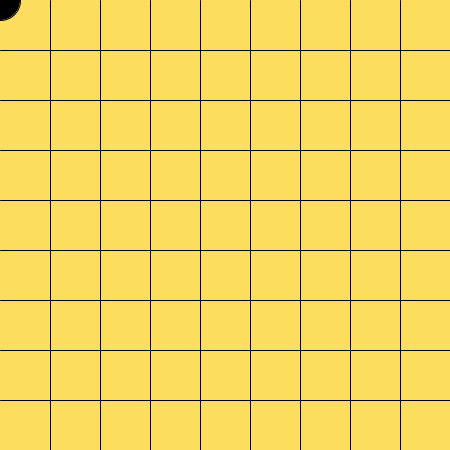
Frame 1 (no input)
Frame 60 (the mouse pressed at the canvas centre just before this capture): identical to frame 1, image omitted
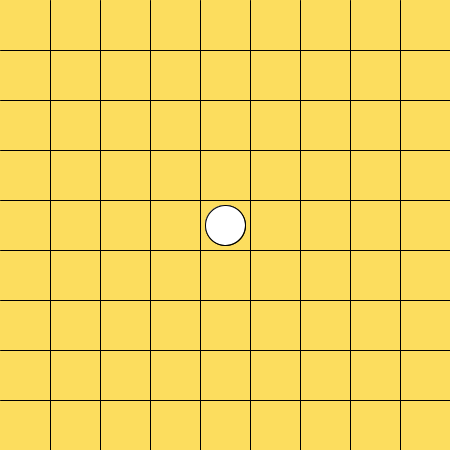
Frame 120 (the mouse held since frame 60 and released just before this capture)

The Processing sketch that drew these frames (run headless with seeded random() and noise(); from frame 60 on, the mouse is pressed at the canvas centre):

// Processing sketch: week16_8
// ── week16_8.pde
void setup(){
  size(450, 450);
}
int []bx=new int[100];
int []by=new int[100];
int N=0;
void draw(){
  background(#FCDD5E);
    for (int y = 50; y < 450; y+=50){
      line(0, y, 450, y);
    }
    for (int x = 50; x < 450; x+=50){
      line(x, 0, x, 450);
    }
    for (int i = 0; i < N; i++){
      if(i%2==0)fill(0);
      else fill(255);
      ellipse(bx[i], by[i], 40, 40);
    }
    if(N%2==0)fill(0);
      else fill(255);
    ellipse(mouseX, mouseY, 40, 40);
}
void mousePressed(){
  bx[N] = mouseX; by[N] = mouseY;
  N++;
}
